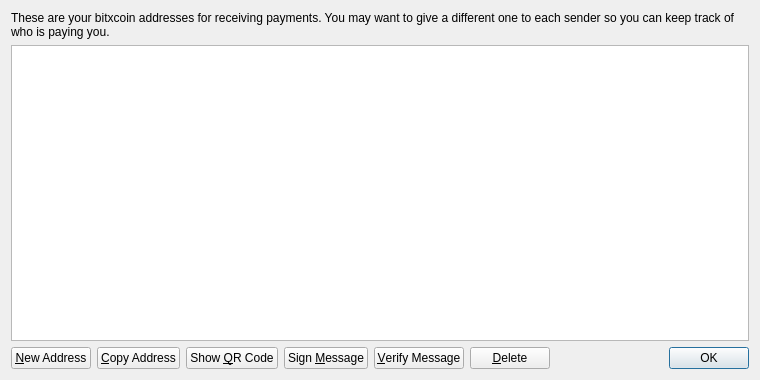
<?xml version="1.0" encoding="UTF-8"?>
<ui version="4.0">
 <class>AddressBookPage</class>
 <widget class="QWidget" name="AddressBookPage">
  <property name="geometry">
   <rect>
    <x>0</x>
    <y>0</y>
    <width>760</width>
    <height>380</height>
   </rect>
  </property>
  <property name="windowTitle">
   <string>Address Book</string>
  </property>
  <layout class="QVBoxLayout" name="verticalLayout">
   <item>
    <widget class="QLabel" name="labelExplanation">
     <property name="text">
      <string>These are your bitxcoin addresses for receiving payments. You may want to give a different one to each sender so you can keep track of who is paying you.</string>
     </property>
     <property name="textFormat">
      <enum>Qt::PlainText</enum>
     </property>
     <property name="wordWrap">
      <bool>true</bool>
     </property>
    </widget>
   </item>
   <item>
    <widget class="QTableView" name="tableView">
     <property name="contextMenuPolicy">
      <enum>Qt::CustomContextMenu</enum>
     </property>
     <property name="toolTip">
      <string>Double-click to edit address or label</string>
     </property>
     <property name="tabKeyNavigation">
      <bool>false</bool>
     </property>
     <property name="alternatingRowColors">
      <bool>true</bool>
     </property>
     <property name="selectionMode">
      <enum>QAbstractItemView::SingleSelection</enum>
     </property>
     <property name="selectionBehavior">
      <enum>QAbstractItemView::SelectRows</enum>
     </property>
     <property name="sortingEnabled">
      <bool>true</bool>
     </property>
     <attribute name="verticalHeaderVisible">
      <bool>false</bool>
     </attribute>
    </widget>
   </item>
   <item>
    <layout class="QHBoxLayout" name="horizontalLayout">
     <item>
      <widget class="QPushButton" name="newAddressButton">
       <property name="toolTip">
        <string>Create a new address</string>
       </property>
       <property name="text">
        <string>&amp;New Address</string>
       </property>
       <property name="icon">
        <iconset resource="../bitcoin.qrc">
         <normaloff>:/icons/add</normaloff>:/icons/add</iconset>
       </property>
      </widget>
     </item>
     <item>
      <widget class="QPushButton" name="copyToClipboard">
       <property name="toolTip">
        <string>Copy the currently selected address to the system clipboard</string>
       </property>
       <property name="text">
        <string>&amp;Copy Address</string>
       </property>
       <property name="icon">
        <iconset resource="../bitcoin.qrc">
         <normaloff>:/icons/editcopy</normaloff>:/icons/editcopy</iconset>
       </property>
      </widget>
     </item>
     <item>
      <widget class="QPushButton" name="showQRCode">
       <property name="text">
        <string>Show &amp;QR Code</string>
       </property>
       <property name="icon">
        <iconset resource="../bitcoin.qrc">
         <normaloff>:/icons/qrcode</normaloff>:/icons/qrcode</iconset>
       </property>
      </widget>
     </item>
     <item>
      <widget class="QPushButton" name="signMessage">
       <property name="toolTip">
        <string>Sign a message to prove you own a bitxcoin address</string>
       </property>
       <property name="text">
        <string>Sign &amp;Message</string>
       </property>
       <property name="icon">
        <iconset resource="../bitcoin.qrc">
         <normaloff>:/icons/edit</normaloff>:/icons/edit</iconset>
       </property>
      </widget>
     </item>
     <item>
      <widget class="QPushButton" name="verifyMessage">
       <property name="toolTip">
        <string>Verify a message to ensure it was signed with a specified bitxcoin address</string>
       </property>
       <property name="text">
        <string>&amp;Verify Message</string>
       </property>
       <property name="icon">
        <iconset resource="../bitcoin.qrc">
         <normaloff>:/icons/transaction_0</normaloff>:/icons/transaction_0</iconset>
       </property>
      </widget>
     </item>
     <item>
      <widget class="QPushButton" name="deleteButton">
       <property name="toolTip">
        <string>Delete the currently selected address from the list</string>
       </property>
       <property name="text">
        <string>&amp;Delete</string>
       </property>
       <property name="icon">
        <iconset resource="../bitcoin.qrc">
         <normaloff>:/icons/remove</normaloff>:/icons/remove</iconset>
       </property>
      </widget>
     </item>
     <item>
      <spacer name="horizontalSpacer">
       <property name="orientation">
        <enum>Qt::Horizontal</enum>
       </property>
       <property name="sizeHint" stdset="0">
        <size>
         <width>40</width>
         <height>20</height>
        </size>
       </property>
      </spacer>
     </item>
     <item>
      <widget class="QDialogButtonBox" name="buttonBox">
       <property name="sizePolicy">
        <sizepolicy hsizetype="Maximum" vsizetype="Fixed">
         <horstretch>0</horstretch>
         <verstretch>0</verstretch>
        </sizepolicy>
       </property>
       <property name="standardButtons">
        <set>QDialogButtonBox::Ok</set>
       </property>
      </widget>
     </item>
    </layout>
   </item>
  </layout>
 </widget>
 <resources>
  <include location="../bitcoin.qrc"/>
 </resources>
 <connections/>
</ui>
